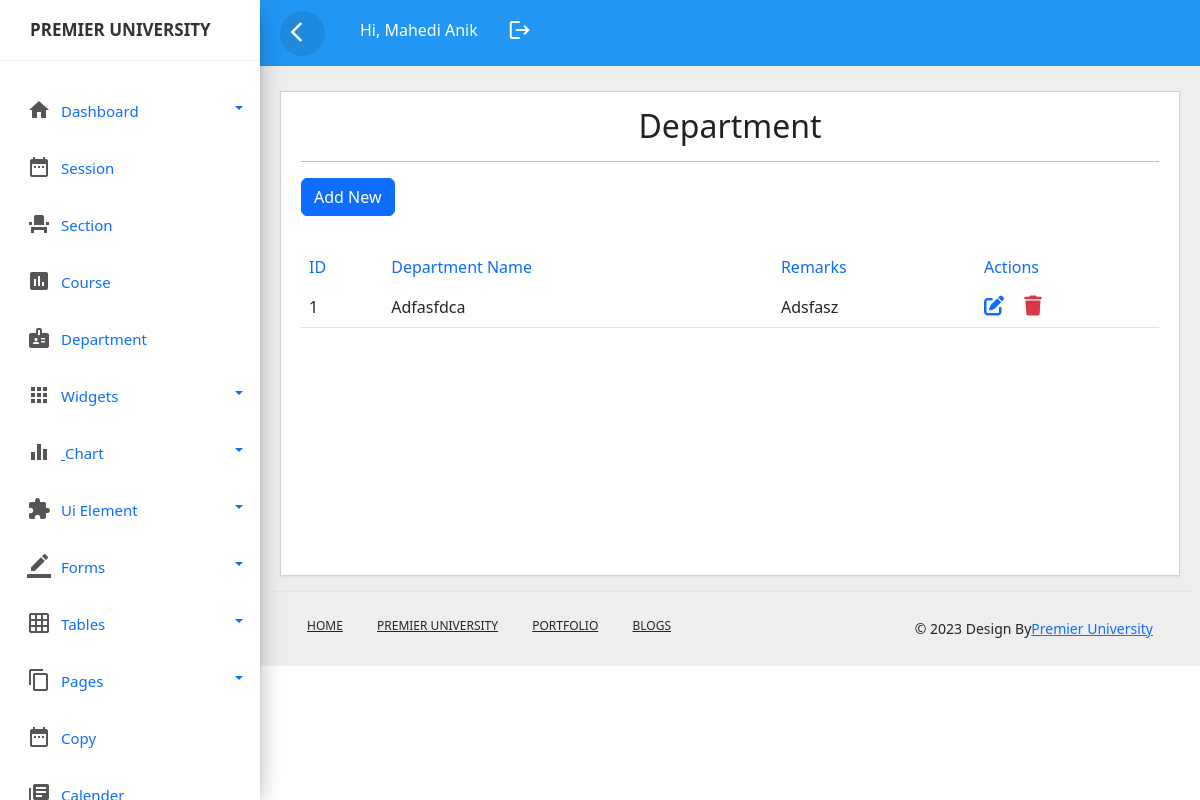
/department.php (signed in), run on an earlier commit of the app's database.
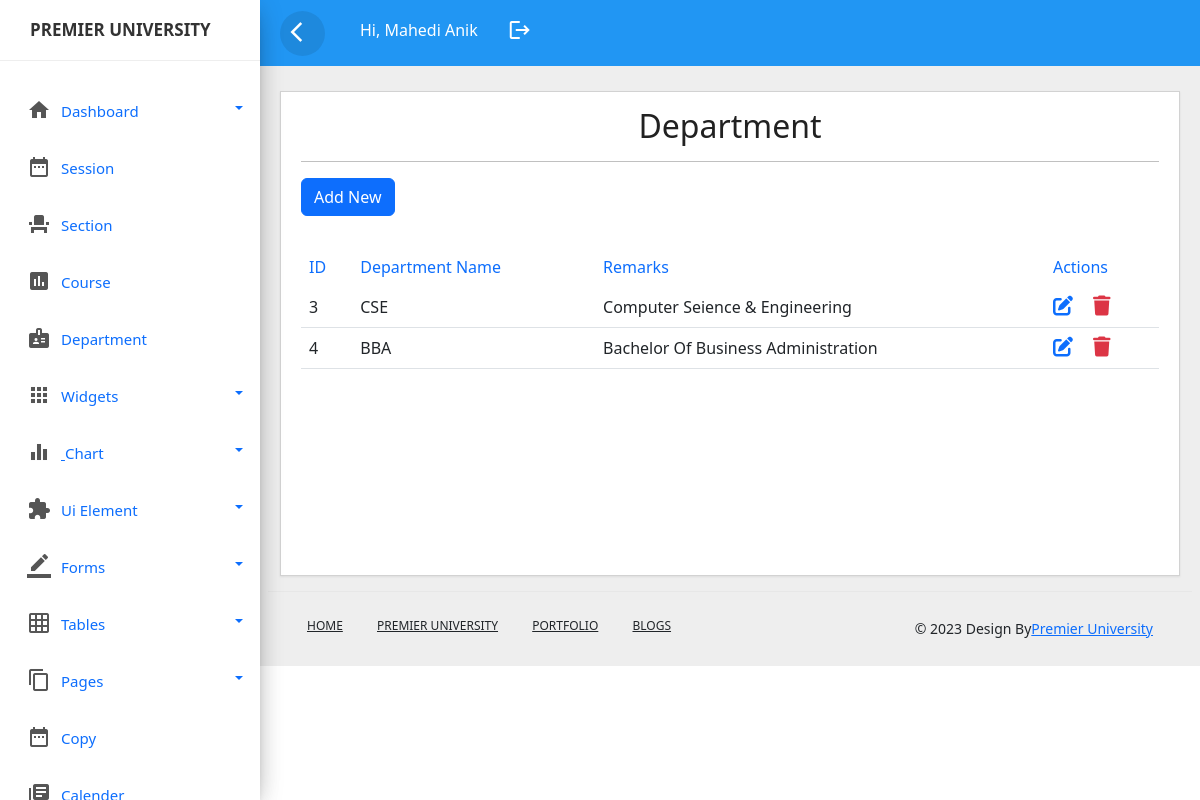
And on a later commit of the database.
### tables this page shows
CREATE TABLE `department` (
  `departmentid` int(11) NOT NULL,
  `departmentname` varchar(255) NOT NULL,
  `remarks` varchar(255) NOT NULL
);

### department.php (the view, shortened to what this page needs)
<?php include_once('header.php');?>
<?php include_once('sidebar.php');?>
<?php include_once('top-header.php');?>
<!DOCTYPE html>
<html lang="en">
<head>
	<link rel="stylesheet" href="css/style.css">
 <link href="https://cdn.jsdelivr.net/npm/bootstrap@5.2.3/dist/css/bootstrap.min.css" rel="stylesheet">
 <link rel="stylesheet" href="https://cdnjs.cloudflare.com/ajax/libs/font-awesome/6.4.0/css/all.min.css" />
</head>
<body>
	<div class="main-content">
		<div class="row">
			<div class="col-lg-12 col-md-12">
				<div class="card" style="min-height:485px">
					<div class="card-header card-header-text">
						<h2 class="card-title" style="text-align: center;">Department</h2>
						<hr>
						<a href="add_department.php" class="btn btn-primary mb-3">Add New</a>
					</div>
					<div class="card-content table-responsive">
						<table class="table table-hover">
							<thead class="text-primary">
								<tr><th>ID</th>
									<th>Department Name</th>
									<th>Remarks</th>
									<th>Actions</th>
								</tr>
							</thead>
							<tbody>
								<?php
									@include 'config.php';
									$query=mysqli_query($conn,"select * from `department`");
									while($row=mysqli_fetch_array($query)){
									?>
									<tr>
										<td><?php echo ucwords($row['departmentid']); ?></td>
										<td><?php echo ucwords($row['departmentname']); ?></td>
										<td><?php echo ucwords($row['remarks']); ?></td>
										<td>
											 <a href="edit_department.php?id=<?php echo $row['departmentid'] ?>" ><i class="fa-solid fa-pen-to-square fs-5 me-3"></i></a>
             <a href="delete_department.php?id=<?php echo $row['departmentid'] ?>" class="link-danger"><i class="fa-solid fa-trash fs-5"></i></a>
										</td>
									</tr>
									<?php
									}
								?>
							</tbody>
						</table>
					</div>
				</div>
			</div>
		</body>
		<?php include_once('footer.php');?>
		</html>

### header.php (shortened to what this page needs)
<!doctype html>
<html lang="en">
  <head>
        <link href="https://cdn.jsdelivr.net/npm/bootstrap@5.0.2/dist/css/bootstrap.min.css" rel="stylesheet">
        <link rel="stylesheet" href="css/custom.css">
  </head>
  <body>
<div class="wrapper">

### sidebar.php (shortened to what this page needs)
<nav id="sidebar">
            <div class="sidebar-header">
                <h3><img src="" class="img-fluid"/><span>Premier University</span></h3>
            </div>
            <ul class="list-unstyled components">
			                <li class="dropdown">
                    <a href="#homeSubmenu1" data-toggle="collapse" aria-expanded="false" class="dropdown-toggle">
                    <i class="material-icons">home</i><span>Dashboard</span></a>
                </li>
                <li class="">
                    <a href="session.php"><i class="material-icons">date_range</i><span>Session</span></a>
                </li>
                <li class="">
                    <a href="section.php"><i class="material-icons">event_seat</i><span>Section</span></a>
                </li>
                <li class="">
                    <a href="course.php"><i class="material-icons">assessment</i><span>Course</span></a>
                </li>
                <li class="">
                    <a href="department.php"><i class="material-icons">badge</i><span>Department</span></a>
                </li>
                <li class="dropdown">
                    <a href="#pageSubmenu2" data-toggle="collapse" aria-expanded="false" class="dropdown-toggle">
					<i class="material-icons">apps</i><span>widgets</span></a>
                </li>
				 <li class="dropdown">
                    <a href="#pageSubmenu3" data-toggle="collapse" aria-expanded="false" class="dropdown-toggle">
					<i class="material-icons">equalizer</i>
					<span>chart</span></a>
                </li>
				  <li class="dropdown">
                    <a href="#pageSubmenu4" data-toggle="collapse" aria-expanded="false" class="dropdown-toggle">
					<i class="material-icons">extension</i><span>ui element</span></a>
                </li>
				<li class="dropdown">
                    <a href="#pageSubmenu5" data-toggle="collapse" aria-expanded="false" class="dropdown-toggle">
					<i class="material-icons">border_color</i><span>forms</span></a>
                </li>
			   <li class="dropdown">
                    <a href="#pageSubmenu6" data-toggle="collapse" aria-expanded="false" class="dropdown-toggle">
					<i class="material-icons">grid_on</i><span>tables</span></a>
                </li>
			     <li class="dropdown">
                    <a href="#pageSubmenu7" data-toggle="collapse" aria-expanded="false" class="dropdown-toggle">
					<i class="material-icons">content_copy</i><span>Pages</span></a>
                </li>
               <li class="">
                    <a href="#"><i class="material-icons">date_range</i><span>copy</span></a>
                </li>
				 <li  class="">
                    <a href="#"><i class="material-icons">library_books</i><span>Calender</span></a>
                </li>
            </ul>
        </nav>

### top-header.php (shortened to what this page needs)
<div id="content">
		   <div class="top-navbar" >
		      <nav class="navbar  navbar-expand-sm">
			     <button type="button" id="sidebar-collapse" class="d-xl-block d-lg-block d-md-none d-none">
				   <span class="material-icons">arrow_back_ios</span>
				 </button>
				 <div class="collapse navbar-collapse d-lg-block d-xl-block d-sm-none d-md-none d-none"  id="navbarcollapse">
					<ul class="nav navbar-nav" >
					<li class="nav-item">
					  <a class="nav-link">hi, <?php echo $_SESSION['user'] ?></a>
					</li>
					<li class="nav-item">
					  <a class="nav-link" href="logout.php"><span class="material-icons">logout</span></a>
					</li>
					</ul>
				 </div>
			  </nav>
		   </div>

### footer.php (shortened to what this page needs)
<footer class="footer">
			    <div class="container-fluid">
				   <div class="row">
				       <div class="col-md-6">
					       <nav class="d-flex">
						      <ul class="m-0 p-0">
							     <li><a href="#">Home</a></li>
								  <li><a href="#">Premier University</a></li>
								   <li><a href="#">portfolio</a></li>
								    <li><a href="#">Blogs</a></li>
						   </nav>
					   </div>
					   <div class="col-md-6">
					       <p class="copyright d-flex justify-content-end">
						      &copy 2023 Design By
						      <a href="#">Premier University</a>
						   </p>
					   </div>
				   </div>
				</div>
			 </footer>
		</div>
</div>
  </body>
  </html>

### css/custom.css (style rules this page uses)
body,html { line-height:1.8; font-family:'Roboto',sans-serif; color:#555e58; text-transform:capitalize; font-weight:400; margin:0px; padding:0px; }
h1,h2,h3,h4,h5,h6,.h1,.h2,.h3,.h4 { font-weight:400; line-height:1.5em; }
p { font-size:15px; margin:12px 0 0; line-height:24px; }
a { color:#333; font-weight:400; }
button { cursor:pointer; }
ul,ol { padding:0px; margin:0px; list-style:none; }
a,a:hover,a:focus { color:#333; text-decoration:none; transition:all 0.3s; }
.material-icons { font-family: 'Material Icons'; font-weight: normal; font-style: normal; font-size: 24px; display: inline-block; line-height: 1; text-transform: none; letter-spacing: normal; word-wrap: normal; white-space: nowrap; direction: ltr; -webkit-font-smoothing: antialiased; text-rendering: optimizeLegibility; -moz-osx-font-smoothing: grayscale; font-feature-settings: 'liga'; }
.wrapper { position:relative; width:100%; overflow:auto; }
#sidebar { position:fixed; height:100vh!important; top:0; left:0; bottom:0; z-index:11; width:260px; overflow:auto; transition:all 0.3s; background-color:#fff; box-shadow:0 10px 30px -12px rgba(0 0 0 / 42%), 0 4px 25px 0px rgba(0 0 0 / 12%), 0 8px 10px -5px rgba(0 0 0 / 20%); }
#sidebar .sidebar-header { padding:20px; background-color:#fff; border-bottom:1px solid #eee; }
.sidebar-header h3 { color:#333; font-size:17px; margin:0px; text-transform:uppercase; transition:all 0.5s ease; font-weight:600; }
#sidebar ul li { padding:2px 7px; }
.dropdown-toggle::after { position:absolute; right:10px; top:23px; }
#sidebar ul.components { padding: 20px 0; }
#sidebar ul li a { padding: 10px; line-height: 30px; border-radius:5px; font-size: 15px; position:relative;' font-weight: 400; display: block; }
#sidebar ul li a span { text-transform:capitalize; display:inline-block; }
#sidebar ul li a i { position: relative; margin-right: 10px; top: 5px; color: #555555; margin-left: 10px; }
#content { position:relative; transition:all 0.3s; background-color:#EEEEEE; }
.top-navbar { width:100%; z-index:9; position:relative; }
.main-content { padding:10px 20px 0px 20px; position:relative; width:100%; }
.navbar { background-color:#2196f3; color:#fff; }
.navbar button { background-color:transparent; border:none; }
.navbar button span { color:#fff; }
#sidebar-collapse { border-radius:50%; width:45px; height:45px; text-align:center; line-height:45px; margin-right:20px; margin-left:20px; border:none; color:#fff; background-color:rgba(0,0,0,0.09); }
#sidebar-collapse span { margin:9px; padding:0px; }
.navbar-nav > li> a { color:#fff; }
.navbar-nav li a { position:relative; display:block; padding:10px 15px!important; }
.card { margin:10px 0px; }
.card { border-radius:0px!important; }
.card { display:inline-block; position:relative; border:none; width:100%; margin:15px 0; box-shadow:0 1px 2px rgb(0 0 0 / 8%); border-radius:6px; color:rgba(0,0,0,0.87); background-color:#fff; }
.card .card-header { padding:15px 20px 0; z-index:3; border-bottom:0px!important; background-color:#fff; border-radius:none; }
.card .card-content { padding:15px 20px; position:relative; }
.card .card-title:not(.card-calender .card-title) { margin-top:0; margin-bottom:5px; }
.table > thead > tr > th { border-bottom:1px; font-size:16px; font-weight:400; }
.footer { border-top:1px solid #e7e7e7; }
footer { padding:10px 0; position:relative; width:100%; }
footer ul li { display:inline-block; }
footer ul li a { color:inherit; padding:15px; font-weight:500; font-size:12px; text-transform:uppercase; display:block; position:relative; }
footer .copyright { padding:15px; font-size:14px; margin:0; }
@media only screen and (min-width:992px) { #content { width:calc(100% - 260px); position:relative; float:right; transition:all 0.3s; background-color:#EEEEEE; } }

### css/style.css (style rules this page uses)
* { margin: 0; padding: 0; }
a { text-decoration: none; -webkit-transition: all 0.5s ease-in-out 0s; -o-transition: all 0.5s ease-in-out 0s; transition: all 0.5s ease-in-out 0s; }

What changed in the data, as far as the page shows it:
removed department: departmentid "1", departmentname "Adfasfdca", remarks "Adsfasz"
added department: departmentid "3", departmentname "CSE", remarks "Computer Seience & Engineering"
added department: departmentid "4", departmentname "BBA", remarks "Bachelor Of Business Administration"
